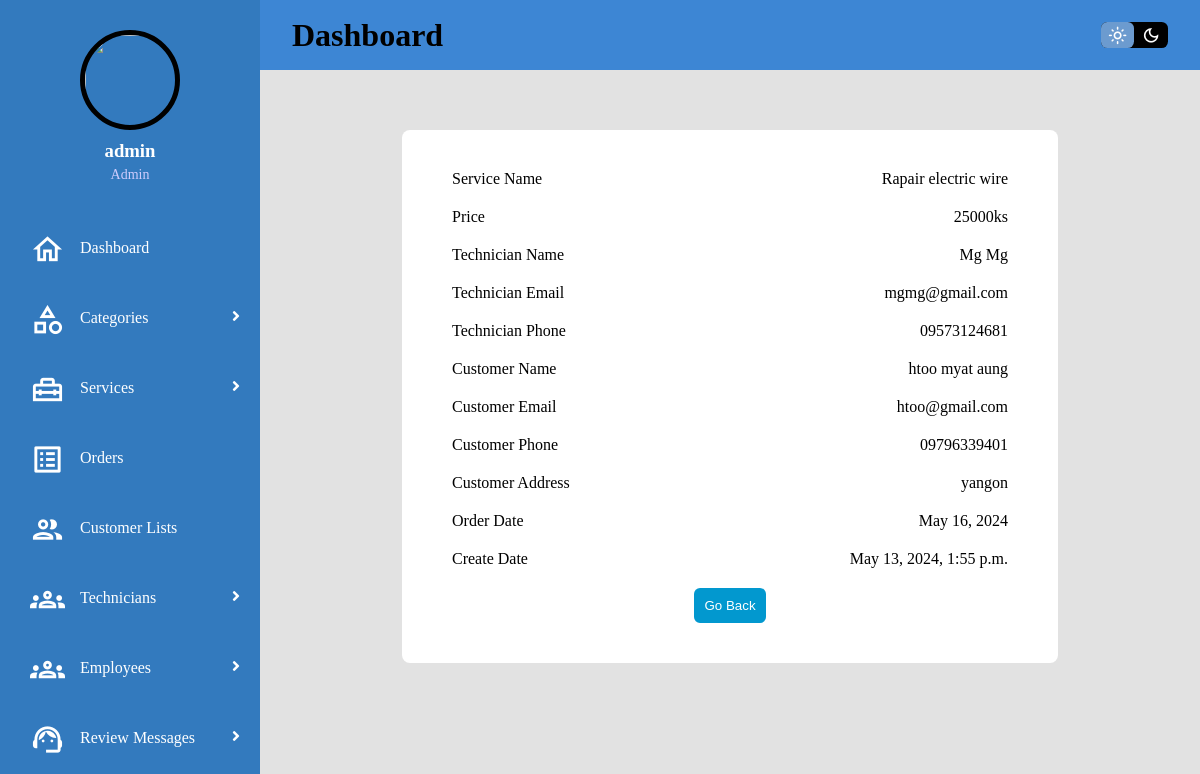
The app's page /ets/m_order/detail/1/ (signed in) with its own data.
### ETS_app/models.py (models this page shows, shortened)
class Order(models.Model):
    service = models.CharField(max_length=100)
    price = models.CharField(max_length=100)
    c_name = models.CharField(max_length=50)
    t_name = models.CharField(max_length=50)
    c_email = models.EmailField()
    t_email = models.EmailField()
    t_phone = models.CharField(max_length=20)
    c_phone = models.CharField(max_length=20)
    c_address = models.CharField(max_length=100)
    order_date = models.DateField()
    status = models.CharField(max_length=12,default='pending')
    f_status = models.CharField(max_length=12,default='pending')
    t_status = models.BooleanField(default=True)
    c_status = models.BooleanField(default=True)
    create_at = models.DateTimeField(default=None)

### ETS_app/views.py (the view)
# urls.py: path('m_order/detail/<int:post_id>/',M_order_detail),
@permission_required('ETS_app.view_order', login_url='m_login')
def M_order_detail(request,post_id):
    order = Order.objects.get(id=post_id)
    return render(request,"M_order_detail.html",{'order':order})

### utils/context_processor.py (called while the page is built)
def customer(request):
    try:
        c_user = Customer.objects.get(email=request.user.email)
        return {'c_user':c_user}
    except Exception:
        return {'c_user':None}

def technician(request):
    try:
        t_user = Technician.objects.get(email=request.user.email)
        return {'t_user':t_user}
    except Exception:
        return {'t_user':None}

def main(request):
    try:
        m_user = Main.objects.get(email=request.user.email)
        return {'m_user':m_user}
    except Exception:
        return {'m_user':None}

### ETS_app/templates/M_order_detail.html (shortened to what this page needs)
{% extends "M_base.html" %}
{% block body %}
{% load static %}
<div class="main">
    <div class="service-add-box-size">
        <div class="box">
            <div class="detail">
                <label>Service Name</label>
                <p>{{order.service}}</p>
            </div>
            <div class="detail">
                <label>Price</label>
                <p>{{order.price}}</p>
            </div>
            <div class="detail">
                <label>Technician Name</label>
                <p>{{order.t_name}}</p>
            </div>
            <div class="detail">
                <label>Technician Email</label>
                <p>{{order.t_email}}</p>
            </div>
            <div class="detail">
                <label>Technician Phone</label>
                <p>{{order.t_phone}}</p>
            </div>
            <div class="detail">
                <label>Customer Name</label>
                <p>{{order.c_name}}</p>
            </div>
            <div class="detail">
                <label>Customer Email</label>
                <p>{{order.c_email}}</p>
            </div>
            <div class="detail">
                <label>Customer Phone</label>
                <p>{{order.c_phone}}</p>
            </div>
            <div class="detail">
                <label>Customer Address</label>
                <p>{{order.c_address}}</p>
            </div>
            <div class="detail">
                <label>Order Date</label>
                <p>{{order.order_date}}</p>
            </div>
            <div class="detail">
                <label>Create Date</label>
                <p>{{order.create_at}}</p>
            </div>
            <div class="button">
                <a href="/ets/m_order/list"><button>Go Back</button></a>
            </div>
        </div>
    </div>
</div>
{% endblock %}

### templates/M_sidebar.html (shortened to what this page needs)
{% load static %}
<!DOCTYPE html>
<html>
    <body>
        <div id="sidebar">
            <div class="profile">
                {% if m_user %}
                    {% if m_user.image %}
                    <img src="{{m_user.image.url}}">
                    {% endif %}
                    <h3>{{m_user.name}}</h3>
                    <p>{{m_user.occupation.name}}</p>
                {% else %}
                    <img src="{% static 'images/admin.png'%}">
                    <h3>{{user.username}}</h3>
                    <p>Admin</p>
                {% endif %}
            </div>
            <div class="menu">
                {% if user.is_superuser%}
                <div class="item"><a href="/ets/m_dashboard"><span class="material-icons-outlined">home</span>Dashboard</a></div>
                <div class="item-dropdown" ><a class="sub-btn"><span class="material-icons-outlined">category</span>Categories
                    <i class="fas fa-angle-right dropdown"></i>
                    </a>
                </div>
                <div class="item-dropdown" ><a class="sub-btn"><span class="material-icons-outlined">home_repair_service</span>Services
                    <i class="fas fa-angle-right dropdown"></i>
                    </a>
                </div>
                <div class="item"><a href="/ets/m_order/list"><span class="material-icons-outlined">list_alt</span>Orders</a></div>
                <div class="item"><a href="/ets/m_customer/list"><span class="material-icons-outlined">people</span>Customer Lists</a></div>
                <div class="item-dropdown" ><a class="sub-btn"><span class="material-icons-outlined">groups</span>Technicians
                    <i class="fas fa-angle-right dropdown"></i>
                    </a>
                </div>
                <div class="item-dropdown" ><a class="sub-btn"><span class="material-icons-outlined">groups</span>Employees
                    <i class="fas fa-angle-right dropdown"></i>
                    </a>
                </div>
                <div class="item-dropdown" ><a class="sub-btn"><span class="material-icons-outlined">support_agent</span>Review Messages
                    <i class="fas fa-angle-right dropdown"></i>
                    </a>
                </div>
                {% endif %}
            </div>
        </div>
    </body>
</html>

### static/css/M_dashboard.css (style rules this page uses)
* { margin: 0; padding: 0; box-sizing:border-box; }
.material-icons-outlined { vertical-align: middle; line-height: 1px; font-size: 35px; }
:root { --color-primary: #6C9BCF; --color-text: black; --color-grid-background: #e2e2e2; --color-nav-background: #3d86d4; --color-side-background: #337abe; --color-main-background: white; --color-menu-background: #5889b7; --color-table-header:rgba(240,240,240); }
#sidebar { grid-area: side; height: 100%; background: var(--color-side-background); overflow-y: auto; transition: all 0.5s; -webkit-transition: all 0.5s; color: var(--color-text); }
#sidebar .menu { width: 100%; margin-top: 30px; }
#sidebar .menu .item, #sidebar .menu .item-dropdown { position: relative; cursor: pointer; }
.item a, .item-dropdown a { color: #fff; font-size: 16px; text-decoration: none; display: block; padding: 5px 30px; line-height: 60px; }
.item span, .item-dropdown span { margin-right: 15px; }
#sidebar .menu .item-dropdown .sub-btn .dropdown { position: absolute; right: 0; margin: 20px; transition: 0.3s ease; }
.profile { margin-top: 30px; margin-bottom: 15px; text-align: center; }
.profile img { display: block; width: 100px; height: 100px; border-radius: 50%; margin: 0 auto; border: 5px solid var(--color-text); }
.profile h3 { color: #ffffff; margin: 10px 0 5px; }
.profile p { color: rgba(206, 204, 253); font-size: 14px; }
.main { grid-area: main; overflow-y: auto; background: var(--color-grid-background); padding: 20px 20px; color: var(--color-text); }
.service-add-box-size { padding:2.5rem 2.5rem 0 2.5rem; display:flex; justify-content:center; }
::placeholder { color:#0298cf; }
.box { text-align:center; padding:30px 40px; width:80%; background:var(--color-main-background); border-radius:0.5rem; }
.box > .detail { display:flex; justify-content:space-between; padding:10px; }
.box > .detail >p { font-size:medium; font-weight:100; }
.box > .button > a > button { outline:none; border:none; cursor:pointer; border-radius:6px; padding:10px; color:#fff; background-color:#0298cf; }
.box > .button { padding:10px; }

### records on screen
Order: service "Rapair electric wire", price "25000ks", t_name "Mg Mg", t_email "mgmg@gmail.com", t_phone "09573124681", c_name "htoo myat aung", c_email "htoo@gmail.com", c_phone "09796339401", c_address "yangon", order_date "May 16, 2024", create_at "May 13, 2024, 1:55 p.m."

### other values on screen
{{ user.username }} "admin"
